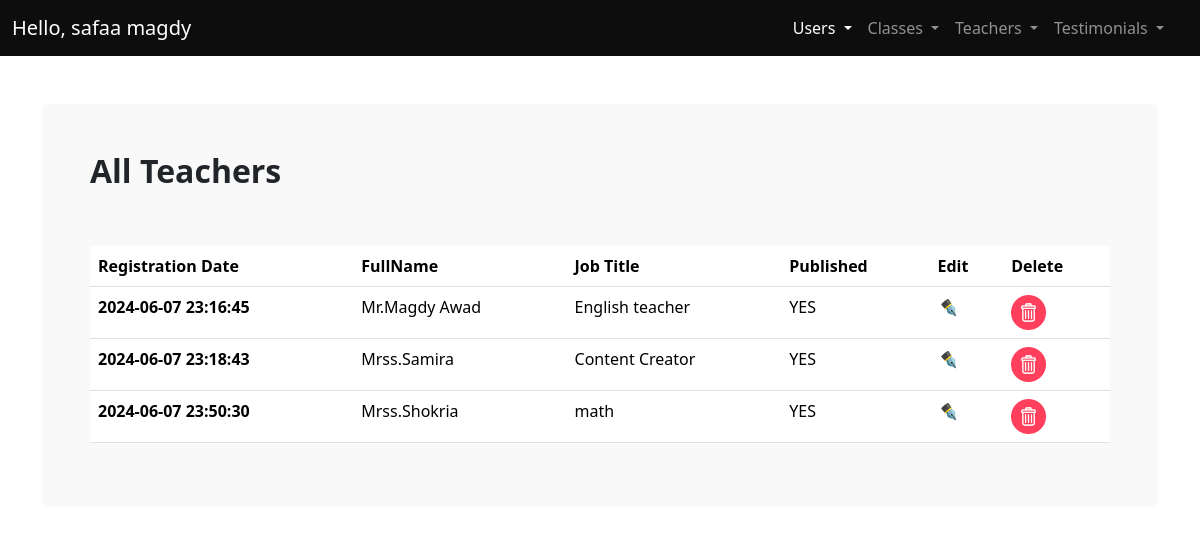
Screenshot of /admin/teachers.php (signed in) with the database file from the repository.
### tables this page shows
CREATE TABLE `teachers` (
  `id` int(11) NOT NULL,
  `fullName` varchar(50) NOT NULL,
  `jopTitle` varchar(50) NOT NULL,
  `published` tinyint(1) NOT NULL,
  `image` varchar(100) NOT NULL,
  `facebook` varchar(50) DEFAULT NULL,
  `twitter` varchar(50) DEFAULT NULL,
  `linkedin` varchar(50) DEFAULT NULL,
  `regDate` timestamp NOT NULL DEFAULT current_timestamp()
);

### admin/teachers.php (the view, shortened to what this page needs)
<?php
require_once "includes/conn.php";
try{
  $sql = "SELECT * FROM `teachers`";
  $stmt = $conn->prepare($sql);
  $stmt->execute([]);
  $teachers= $stmt->fetchAll();
}catch(PDOException $e){
    $error="error".$e->getMessage();
}
?>
<!DOCTYPE html>
<html lang="en">
  <head>
    <link rel="stylesheet" href="css/main.min.css" />
    <link rel="stylesheet" href="css/styles.css" />
  </head>
  <body>
    <main>
      <?php  require_once "includes/navbar.php"; ?>
      <div class="container my-5">
        <div class="bg-light p-5 rounded">
          <h2 class="fw-bold fs-2 mb-5 pb-2">All Teachers</h2>
          <div class="table-responsive">
          <table class="table table-hover">
            <thead>
              <tr>
                <th scope="col">Registration Date</th>
                <th scope="col">FullName</th>
                <th scope="col">Job Title</th>
                <th scope="col">Published</th>
                <th scope="col">Edit</th>
                <th scope="col">Delete</th>
              </tr>
            </thead>
            <tbody>
              <?php foreach($teachers as $teacher) { ?>
              <tr>
                <th scope="row"><?php echo $teacher['regDate'] ?></th>
                <td><?php echo $teacher['fullName'] ?></td>
                <td><?php echo $teacher['jopTitle'] ?></td>
                <td><?php echo ($teacher['published']==1)?"YES":"NO"; ?></td>
                <td><a href="edit_teacher.php?id=<?php echo $teacher['id'] ?>" class="text-decoration-none"><i>✒️</i></a></td>
                <td><a href="deleteTeacher.php?id=<?php echo $teacher['id'] ?>" class="text-decoration-none"><img src="../img/trash-bin.png" alt="" style="max-width: 35px"></a></td>
              </tr>
              <?php } ?>
            </tbody>
          </table>
        </div>
        </div>
      </div>
    </main>
  </body>
</html>

### rows the page displays
teachers: regDate "2024-06-07 23:16:45", fullName "Mr.Magdy Awad", jopTitle "English teacher", published "YES"
teachers: regDate "2024-06-07 23:18:43", fullName "Mrss.Samira", jopTitle "Content Creator", published "YES"
teachers: regDate "2024-06-07 23:50:30", fullName "Mrss.Shokria", jopTitle "math", published "YES"

### other values shown
$name "safaa magdy"
